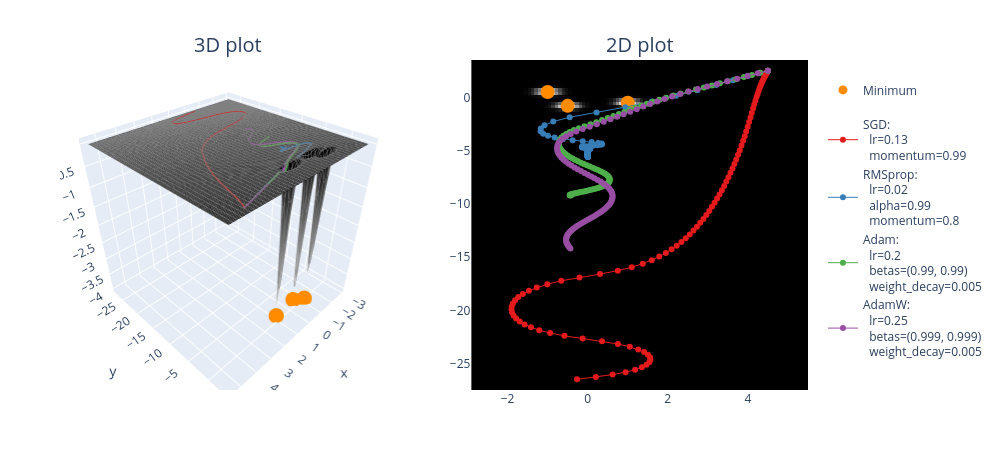

Notebook cell for this chart:
### Code cell
plot_fn_with_points(neg_trimodal_func, x_range=(-2, 2), y_range=(-2, 2), min_points=means, points=points)
